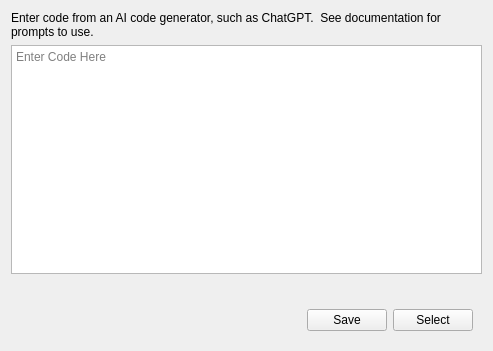
<?xml version="1.0" encoding="UTF-8"?>
<ui version="4.0">
 <class>FuncSelectorCodePage</class>
 <widget class="QWidget" name="FuncSelectorCodePage">
  <property name="geometry">
   <rect>
    <x>0</x>
    <y>0</y>
    <width>493</width>
    <height>351</height>
   </rect>
  </property>
  <property name="windowTitle">
   <string>FuncSelectorCodePage</string>
  </property>
  <layout class="QVBoxLayout" name="verticalLayout">
   <item>
    <widget class="QLabel" name="infoLabel">
     <property name="text">
      <string>Enter code from an AI code generator, such as ChatGPT.  See documentation for prompts to use.</string>
     </property>
     <property name="wordWrap">
      <bool>true</bool>
     </property>
    </widget>
   </item>
   <item>
    <widget class="QPlainTextEdit" name="codeEdit">
     <property name="lineWrapMode">
      <enum>QPlainTextEdit::NoWrap</enum>
     </property>
     <property name="tabStopWidth">
      <number>4</number>
     </property>
     <property name="placeholderText">
      <string>Enter Code Here</string>
     </property>
    </widget>
   </item>
   <item>
    <widget class="QLabel" name="statusLabel">
     <property name="text">
      <string/>
     </property>
     <property name="wordWrap">
      <bool>true</bool>
     </property>
    </widget>
   </item>
   <item>
    <widget class="QWidget" name="widget" native="true">
     <layout class="QHBoxLayout" name="horizontalLayout">
      <item>
       <spacer name="horizontalSpacer">
        <property name="orientation">
         <enum>Qt::Horizontal</enum>
        </property>
        <property name="sizeHint" stdset="0">
         <size>
          <width>40</width>
          <height>20</height>
         </size>
        </property>
       </spacer>
      </item>
      <item>
       <widget class="QLabel" name="saveStatusLabel">
        <property name="text">
         <string/>
        </property>
       </widget>
      </item>
      <item>
       <widget class="QPushButton" name="saveButton">
        <property name="text">
         <string>Save</string>
        </property>
       </widget>
      </item>
      <item>
       <widget class="QPushButton" name="selectButton">
        <property name="text">
         <string>Select</string>
        </property>
       </widget>
      </item>
     </layout>
    </widget>
   </item>
  </layout>
 </widget>
 <resources/>
 <connections/>
</ui>
